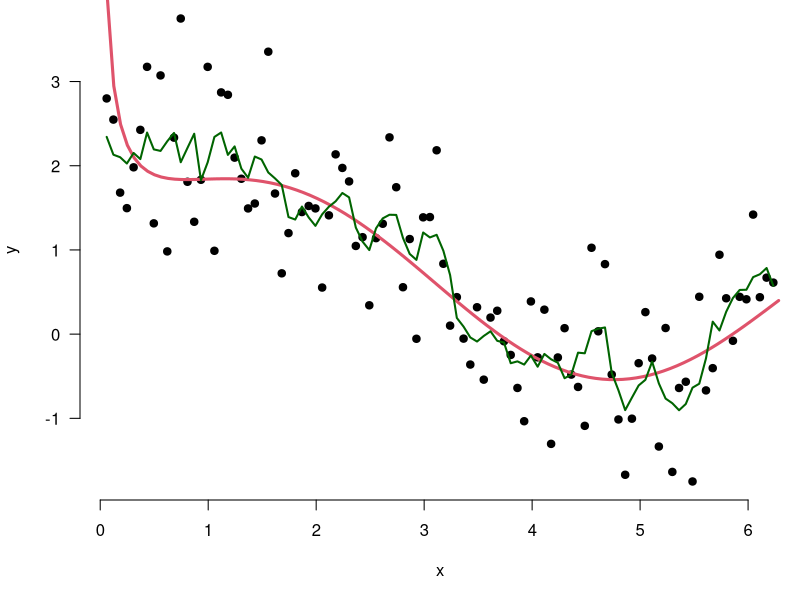
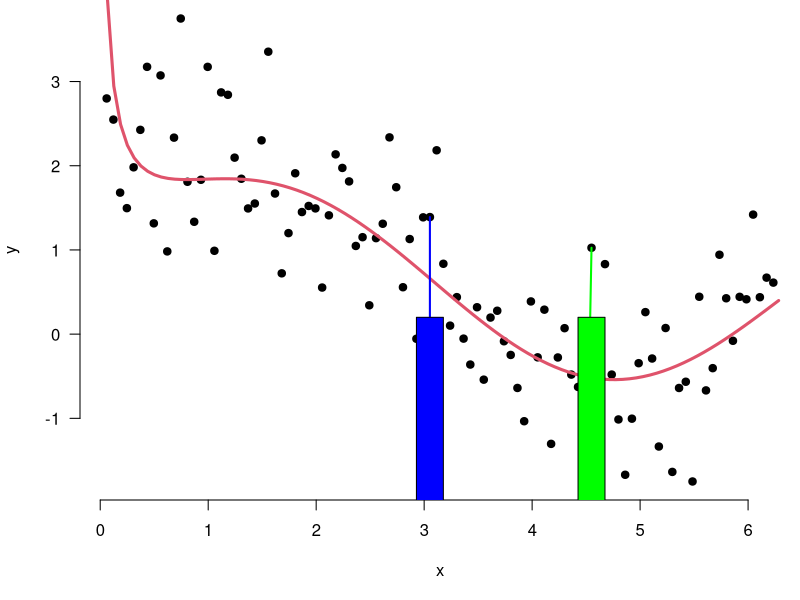
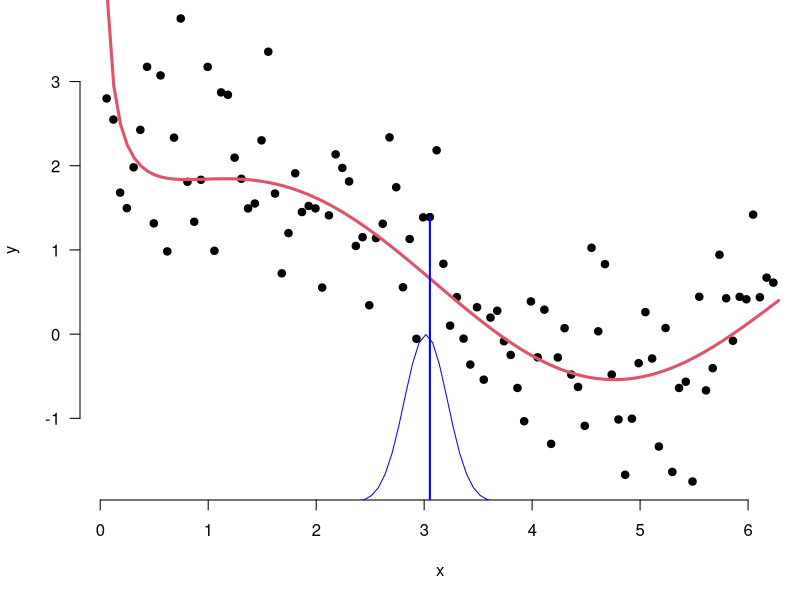
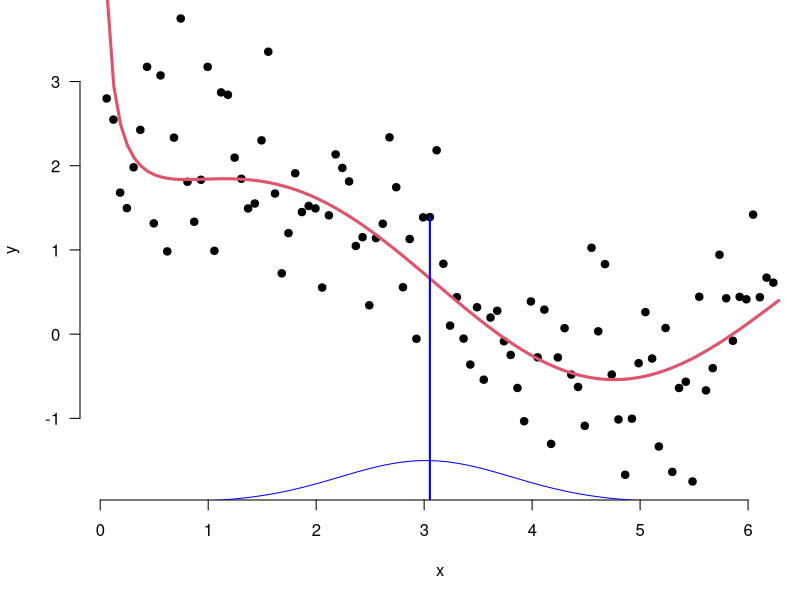
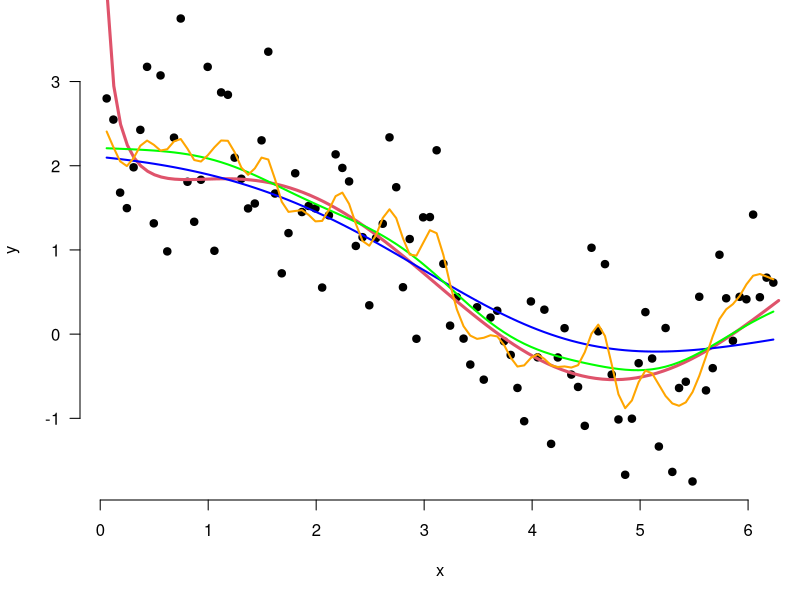
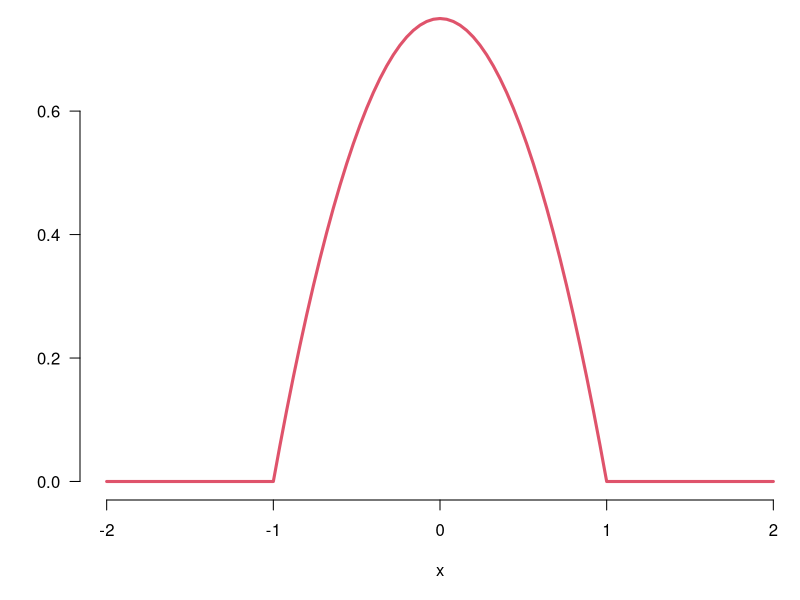
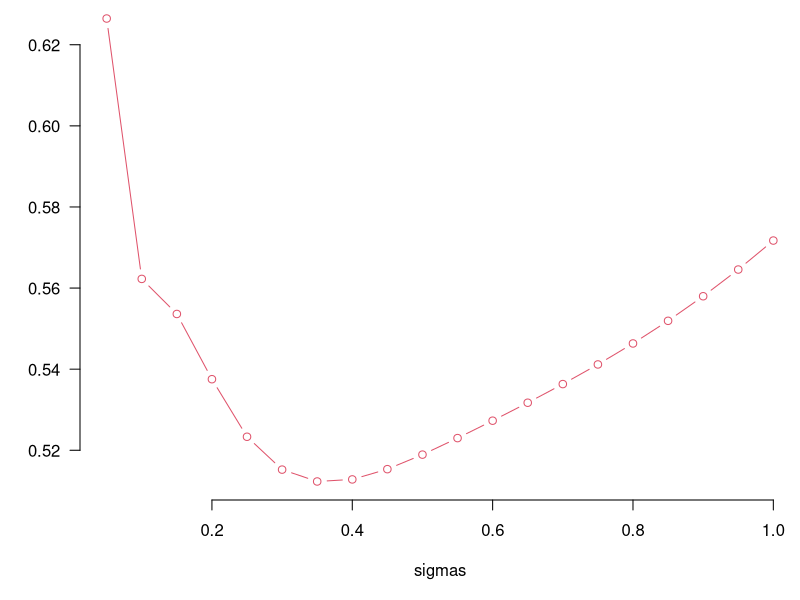
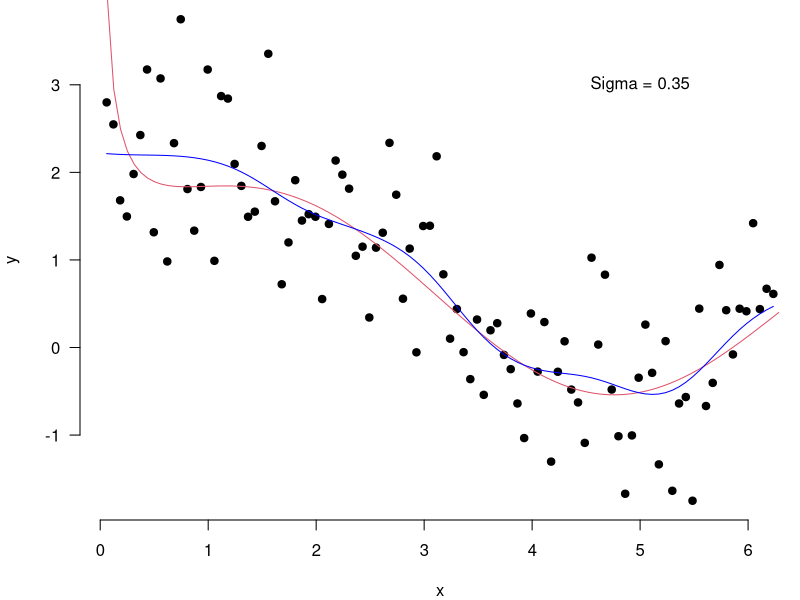

R code for these plots, in order:
## ---- chunk 1
set.seed(1234)
trueFunction <- function(x) sin(x) + 1/sqrt(x)
x = runif(100, 0, 2*pi)
x = seq(min(x), max(x), length.out=100)
y = trueFunction(x) + rnorm(100, 0, .75)
par(mar=c(5,4,0,0))
plot(x, y, pch=19, bty='n', las=1, cex.lab=1, cex.axis=1)
curve(trueFunction(x), 0, 2*pi, col=2, lwd=3, add=TRUE)
W = toeplitz(c(rep(1,3),rep(0,97)))
W = sweep(W, 1, rowSums(W), '/')
Yhat = W %*% y
lines(x, Yhat, col='darkgreen', lwd=2)
## ---- chunk 2
W = toeplitz(c(rep(1,3),rep(0,7)))
round(sweep(W, 1, rowSums(W), '/'), 2)
## ---- chunk 3
par(mar=c(5,4,0,0))
plot(x, y, pch=19, bty='n', las=1, cex.lab=1, cex.axis=1)
curve(trueFunction(x), 0, 2*pi, col=2, lwd=3, add=TRUE)
segments(x[49], -100, x[49], y[49], col='blue', lwd=2)
rect(x[47], -100, x[51], 1/5, col='blue')
segments(x[49], -100, x[73], y[73], col='green', lwd=2)
rect(x[71], -100, x[75], 1/5, col='green')
## ---- chunk 4
par(mar=c(5,4,0,0))
plot(x, y, pch=19, bty='n', las=1, cex.lab=1, cex.axis=1)
curve(trueFunction(x), 0, 2*pi, col=2, lwd=3, add=TRUE)
segments(x[49], -100, x[49], y[49], col='blue', lwd=2)
curve(dnorm(x,mean=x[49],sd=.2)-2, from=0, to=2*pi, col='blue',add=TRUE)
## ---- chunk 5
par(mar=c(5,4,0,0))
plot(x, y, pch=19, bty='n', las=1, cex.lab=1, cex.axis=1)
curve(trueFunction(x), 0, 2*pi, col=2, lwd=3, add=TRUE)
segments(x[49], -100, x[49], y[49], col='blue', lwd=2)
curve(dnorm(x,mean=x[49],sd=.8)-2, from=0, to=2*pi, col='blue',add=TRUE)
## ---- chunk 6
par(mar=c(5,4,0,0))
plot(x, y, pch=19, bty='n', las=1, cex.lab=1, cex.axis=1)
curve(trueFunction(x), 0, 2*pi, col=2, lwd=3, add=TRUE)
dmat = as.matrix(dist(x))
Wgauss <- function(sig){
  gg = exp(-dmat^2/(2*sig^2)) / (sig * sqrt(2*pi))
  sweep(gg, 1, rowSums(gg),'/')
}
W1 = Wgauss(1)
W.5 = Wgauss(.5)
W.1 = Wgauss(.1)
lines(x, W1%*%y, col='blue',lwd=2, lty=1)
lines(x, W.5%*%y, col='green',lwd=2, lty=1)
lines(x, W.1%*%y, col='orange',lwd=2, lty=1)
## ---- chunk 7
epan <- function(x) 3/4*(1-x^2)*(abs(x)<1)
curve(epan(x),-2,2,col=2, lwd=3, mar=c(3,2,0,0), bty='n', las=1, cex.lab=1, cex.axis=1, ylab='')
## ---- chunk 8
looCV <- function(y, W){
  n = length(y)
  resids2 = ((diag(n)-W) %*% y)^2
  denom = (1-diag(W))^2
  return(mean(resids2/denom))
}

looCV.forNiceModels <- function(mdl) mean(residuals(mdl)^2/(1-hatvalues(mdl))^2)
                                          
looCVs = double(20)
sigmas = seq(.05, 1, length.out=length(looCVs))
for(i in 1:length(looCVs)){
  W = Wgauss(sigmas[i])
  looCVs[i] = looCV(y, W)
}
plot(sigmas, looCVs, type='b', col=2, las=1, mar=c(4,5,0,0), bty='n', ylab='', cex.axis=1, cex.lab=1)
## ---- chunk 9
par(mar=c(4,4,0,0))
plot(x, y, pch=19, bty='n', las=1, cex.lab=1, cex.axis=1)
curve(trueFunction(x), 0, 2*pi, col=2, lwd=1, add=TRUE)
Wstar = Wgauss(sigmas[which.min(looCVs)])
lines(x, Wstar %*% y, col='blue', lwd=1, lty=1)
text(5, 3,paste('Sigma =', round(sigmas[which.min(looCVs)],2)), cex=1)
## ---- chunk 10
niter = 10
gam = 0.1
x = double(niter)
x[1] = 23
grad <- function(x) 2*(x-6)
for(i in 2:niter) x[i] = x[i-1] - gam*grad(x[i-1])
x
## ---- chunk 11
maxiter = 1000
conv = FALSE
gam = 0.1
x = 23
tol = 1e-3
grad <- function(x) 2*(x-6)
for(iter in  1:maxiter){
  x.new = x - gam * grad(x)
  conv = (x - x.new < tol)
  x = x.new
  if(conv) break
}
x
iter
